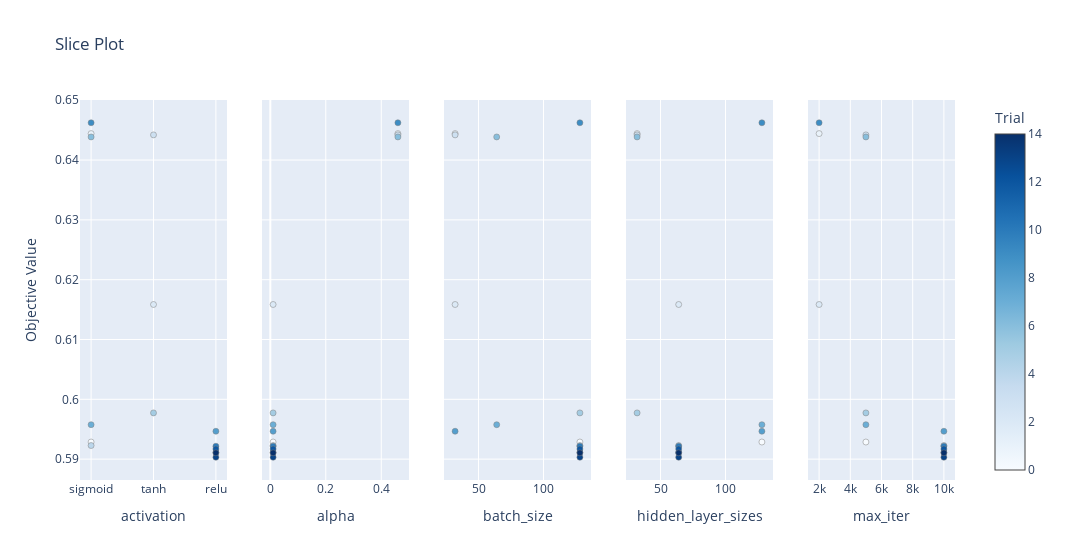

Notebook cell for this chart:
### Code cell
optuna.visualization.plot_slice(study)

### Figure 1 — Plotly figure (JSON) as saved in the notebook; plotly's stock layout.template omitted (floating-point values rounded to 4 significant figures)
{"data": [{"marker": {"color": [0, 1, 2, 3, 4, 5, 6, 7, 8, 9, 10, 11, 12, 13, 14], "colorbar": {"title": {"text": "Trial"}, "x": 1, "xpad": 40}, "colorscale": [[0, "rgb(247,251,255)"], [0.125, "rgb(222,235,247)"], [0.25, "rgb(198,219,239)"], [0.375, "rgb(158,202,225)"], [0.5, "rgb(107,174,214)"], [0.625, "rgb(66,146,198)"], [0.75, "rgb(33,113,181)"], [0.875, "rgb(8,81,156)"], [1, "rgb(8,48,107)"]], "line": {"color": "Grey", "width": 0.5}, "showscale": true}, "mode": "markers", "showlegend": false, "type": "scatter", "x": ["sigmoid", "sigmoid", "tanh", "tanh", "sigmoid", "tanh", "sigmoid", "sigmoid", "relu", "sigmoid", "relu", "relu", "relu", "relu", "relu"], "xaxis": "x", "y": [0.5929, 0.6444, 0.6159, 0.6442, 0.5923, 0.5977, 0.6439, 0.5958, 0.5947, 0.6462, 0.5922, 0.5911, 0.5917, 0.5903, 0.5911], "yaxis": "y"}, {"marker": {"color": [0, 1, 2, 3, 4, 5, 6, 7, 8, 9, 10, 11, 12, 13, 14], "colorbar": {"title": {"text": "Trial"}, "x": 1, "xpad": 40}, "colorscale": [[0, "rgb(247,251,255)"], [0.125, "rgb(222,235,247)"], [0.25, "rgb(198,219,239)"], [0.375, "rgb(158,202,225)"], [0.5, "rgb(107,174,214)"], [0.625, "rgb(66,146,198)"], [0.75, "rgb(33,113,181)"], [0.875, "rgb(8,81,156)"], [1, "rgb(8,48,107)"]], "line": {"color": "Grey", "width": 0.5}, "showscale": false}, "mode": "markers", "showlegend": false, "type": "scatter", "x": [0.01, 0.46, 0.01, 0.46, 0.01, 0.01, 0.46, 0.01, 0.01, 0.46, 0.01, 0.01, 0.01, 0.01, 0.01], "xaxis": "x2", "y": [0.5929, 0.6444, 0.6159, 0.6442, 0.5923, 0.5977, 0.6439, 0.5958, 0.5947, 0.6462, 0.5922, 0.5911, 0.5917, 0.5903, 0.5911], "yaxis": "y2"}, {"marker": {"color": [0, 1, 2, 3, 4, 5, 6, 7, 8, 9, 10, 11, 12, 13, 14], "colorbar": {"title": {"text": "Trial"}, "x": 1, "xpad": 40}, "colorscale": [[0, "rgb(247,251,255)"], [0.125, "rgb(222,235,247)"], [0.25, "rgb(198,219,239)"], [0.375, "rgb(158,202,225)"], [0.5, "rgb(107,174,214)"], [0.625, "rgb(66,146,198)"], [0.75, "rgb(33,113,181)"], [0.875, "rgb(8,81,156)"], [1, "rgb(8,48,107)"]], "line": {"color": "Grey", "width": 0.5}, "showscale": false}, "mode": "markers", "showlegend": false, "type": "scatter", "x": [128, 32, 32, 32, 128, 128, 64, 64, 32, 128, 128, 128, 128, 128, 128], "xaxis": "x3", "y": [0.5929, 0.6444, 0.6159, 0.6442, 0.5923, 0.5977, 0.6439, 0.5958, 0.5947, 0.6462, 0.5922, 0.5911, 0.5917, 0.5903, 0.5911], "yaxis": "y3"}, {"marker": {"color": [0, 1, 2, 3, 4, 5, 6, 7, 8, 9, 10, 11, 12, 13, 14], "colorbar": {"title": {"text": "Trial"}, "x": 1, "xpad": 40}, "colorscale": [[0, "rgb(247,251,255)"], [0.125, "rgb(222,235,247)"], [0.25, "rgb(198,219,239)"], [0.375, "rgb(158,202,225)"], [0.5, "rgb(107,174,214)"], [0.625, "rgb(66,146,198)"], [0.75, "rgb(33,113,181)"], [0.875, "rgb(8,81,156)"], [1, "rgb(8,48,107)"]], "line": {"color": "Grey", "width": 0.5}, "showscale": false}, "mode": "markers", "showlegend": false, "type": "scatter", "x": [128, 32, 64, 32, 64, 32, 32, 128, 128, 128, 64, 64, 64, 64, 64], "xaxis": "x4", "y": [0.5929, 0.6444, 0.6159, 0.6442, 0.5923, 0.5977, 0.6439, 0.5958, 0.5947, 0.6462, 0.5922, 0.5911, 0.5917, 0.5903, 0.5911], "yaxis": "y4"}, {"marker": {"color": [0, 1, 2, 3, 4, 5, 6, 7, 8, 9, 10, 11, 12, 13, 14], "colorbar": {"title": {"text": "Trial"}, "x": 1, "xpad": 40}, "colorscale": [[0, "rgb(247,251,255)"], [0.125, "rgb(222,235,247)"], [0.25, "rgb(198,219,239)"], [0.375, "rgb(158,202,225)"], [0.5, "rgb(107,174,214)"], [0.625, "rgb(66,146,198)"], [0.75, "rgb(33,113,181)"], [0.875, "rgb(8,81,156)"], [1, "rgb(8,48,107)"]], "line": {"color": "Grey", "width": 0.5}, "showscale": false}, "mode": "markers", "showlegend": false, "type": "scatter", "x": [5000, 2000, 2000, 5000, 10000, 5000, 5000, 5000, 10000, 2000, 10000, 10000, 10000, 10000, 10000], "xaxis": "x5", "y": [0.5929, 0.6444, 0.6159, 0.6442, 0.5923, 0.5977, 0.6439, 0.5958, 0.5947, 0.6462, 0.5922, 0.5911, 0.5917, 0.5903, 0.5911], "yaxis": "y5"}], "layout": {"title": {"text": "Slice Plot"}, "width": 1500, "xaxis": {"anchor": "y", "domain": [0, 0.168], "title": {"text": "activation"}}, "xaxis2": {"anchor": "y2", "domain": [0.208, 0.376], "title": {"text": "alpha"}}, "xaxis3": {"anchor": "y3", "domain": [0.416, 0.584], "title": {"text": "batch_size"}}, "xaxis4": {"anchor": "y4", "domain": [0.624, 0.792], "title": {"text": "hidden_layer_sizes"}}, "xaxis5": {"anchor": "y5", "domain": [0.832, 1], "title": {"text": "max_iter"}}, "yaxis": {"anchor": "x", "domain": [0, 1], "title": {"text": "Objective Value"}}, "yaxis2": {"anchor": "x2", "domain": [0, 1], "matches": "y", "showticklabels": false}, "yaxis3": {"anchor": "x3", "domain": [0, 1], "matches": "y", "showticklabels": false}, "yaxis4": {"anchor": "x4", "domain": [0, 1], "matches": "y", "showticklabels": false}, "yaxis5": {"anchor": "x5", "domain": [0, 1], "matches": "y", "showticklabels": false}}}
